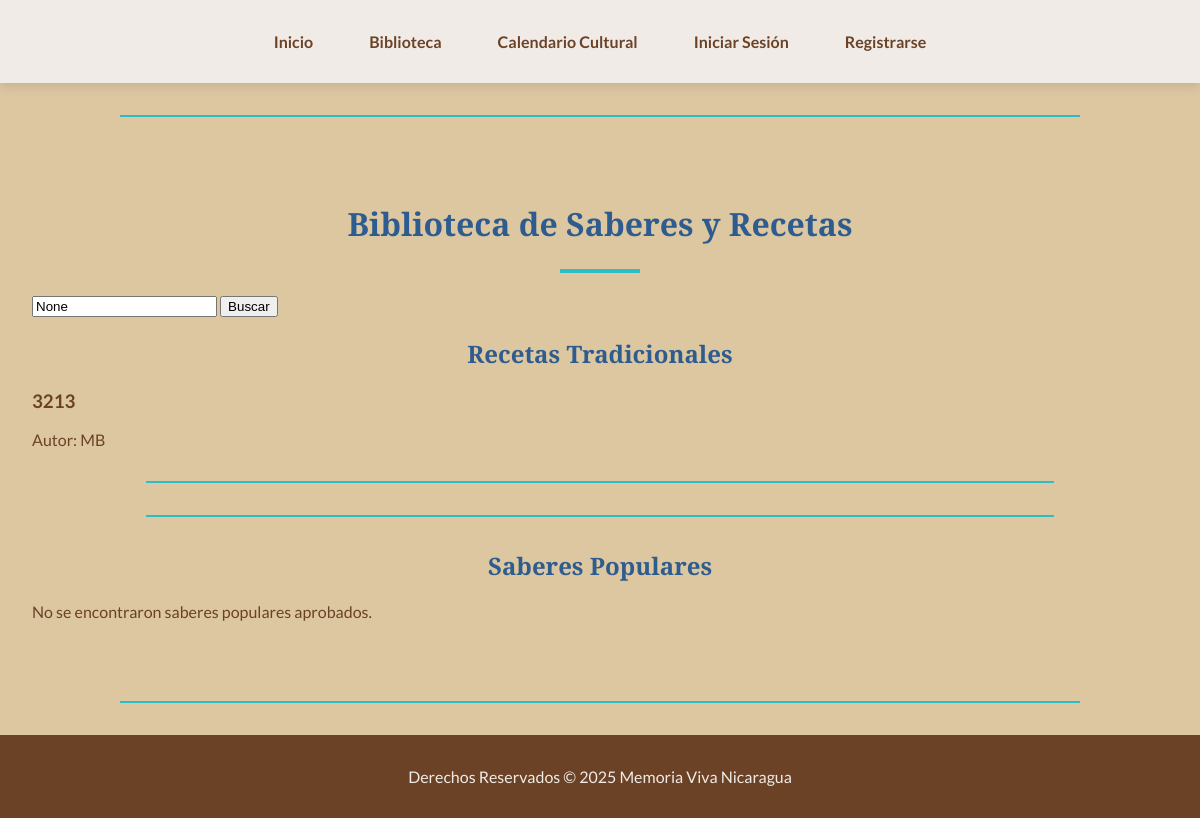
The page /biblioteca/ on the database as committed earlier.
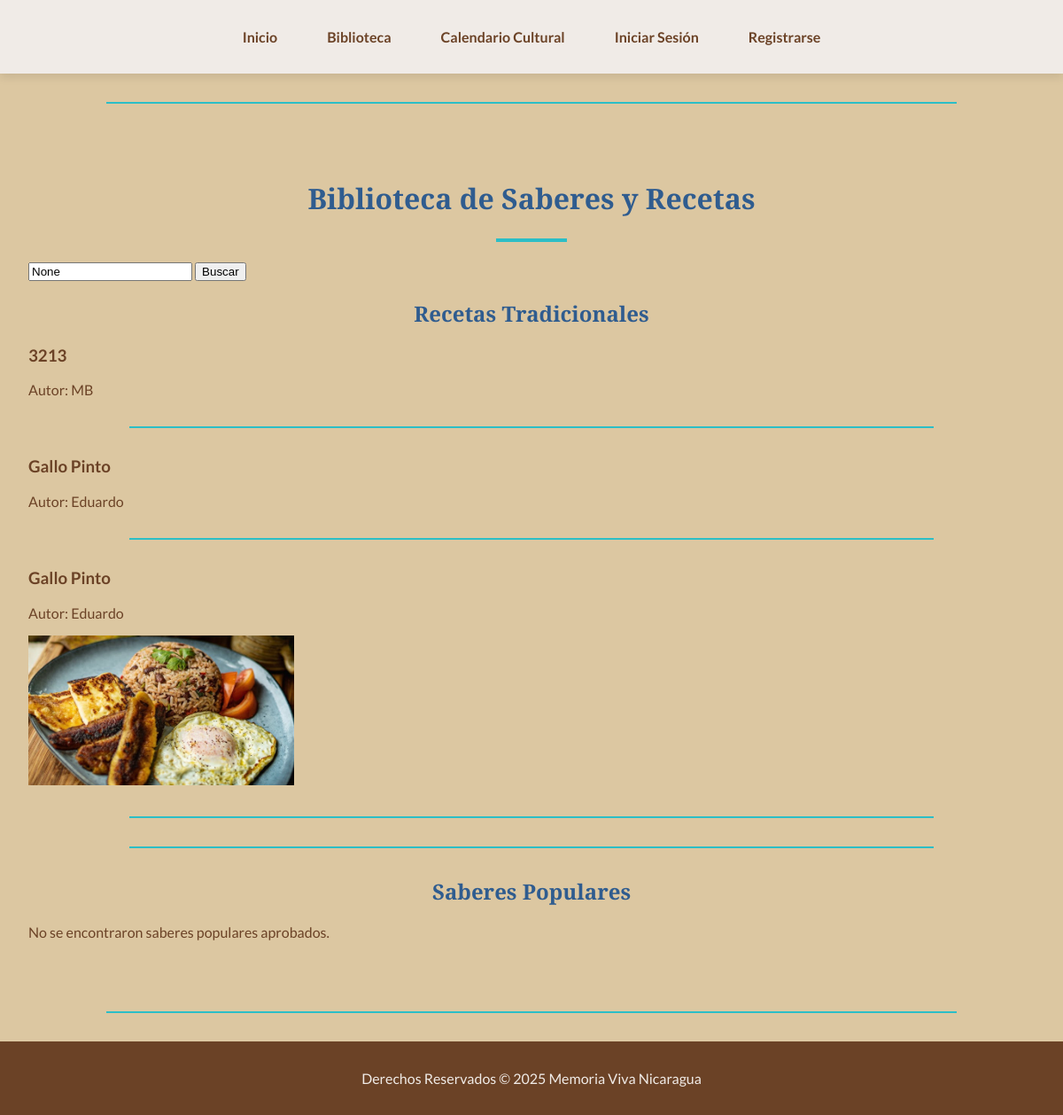
The same page on the database as committed later.
### locales/models.py (models this page shows, shortened)
class Receta(models.Model):
    STATUS_CHOICES = (
        ('pending', 'Pendiente'),
        ('approved', 'Aprobada'),
        ('rejected', 'Rechazada'),
    )
    titulo = models.CharField(max_length=200)
    descripcion = models.TextField()  # Combina descripcion_corta y descripcion
    ingredientes = models.TextField()
    pasos = models.TextField()
    imagen = models.ImageField(upload_to='recetas/', blank=True, null=True)
    estado = models.CharField(max_length=10, choices=STATUS_CHOICES, default='pending')
    autor = models.ForeignKey(User, on_delete=models.CASCADE, related_name='recetas_creadas')
    fecha_creacion = models.DateTimeField(auto_now_add=True)

### locales/views.py (the view, shortened to what this page needs)
# urls.py: path('biblioteca/', locales_views.biblioteca_view, name='biblioteca_view'),
def biblioteca_view(request):
    query = request.GET.get('q')
    recetas_list = Receta.objects.filter(estado='approved')
    saberes_list = SaberPopular.objects.filter(estado='approved')
    recetas_paginator = Paginator(recetas_list, 10)  # Muestra 10 recetas por página
    saberes_paginator = Paginator(saberes_list, 10)  # Muestra 10 saberes por página
    recetas_page_number = request.GET.get('page_recetas')
    saberes_page_number = request.GET.get('page_saberes')
    recetas = recetas_paginator.get_page(recetas_page_number)
    saberes = saberes_paginator.get_page(saberes_page_number)
    context = {
        'recetas': recetas,
        'saberes': saberes,
        'query': query,
    }
    return render(request, 'locales/biblioteca.html', context)

### locales/templates/locales/biblioteca.html (shortened to what this page needs)
{% extends 'locales/base.html' %}
{% block content %}
    <h1>Biblioteca de Saberes y Recetas</h1>
    <form method="get" action="{% url 'biblioteca_view' %}">
        <input type="text" name="q" placeholder="Buscar recetas o saberes..." value="{{ query }}">
        <button type="submit">Buscar</button>
    </form>
    <h2>Recetas Tradicionales</h2>
    {% for receta in recetas %}
        <div>
            <h3>{{ receta.titulo }}</h3>
            <p>Autor: {{ receta.autor.username }}</p>
            {% if receta.imagen %}
                <img src="{{ receta.imagen.url }}" alt="{{ receta.titulo }}" style="max-width:300px;">
            {% endif %}
        </div>
        <hr>
    {% empty %}
        <p>No se encontraron recetas aprobadas.</p>
    {% endfor %}
    <hr>
    <h2>Saberes Populares</h2>
    {% for saber in saberes %}
        <div>
            <h3>{{ saber.titulo }}</h3>
            <p>Categoría: {{ saber.get_categoria_display }}</p>
            <p>{{ saber.contenido|truncatewords:50 }}</p>
            <p>Autor: {{ saber.autor.username }}</p>
        </div>
        <hr>
    {% empty %}
        <p>No se encontraron saberes populares aprobados.</p>
    {% endfor %}
{% endblock %}

Rows that differ between the two databases and show on the page:
added Receta: titulo "Gallo Pinto", autor.username "Eduardo"
added Receta: titulo "Gallo Pinto", autor.username "Eduardo", imagen (picture)
